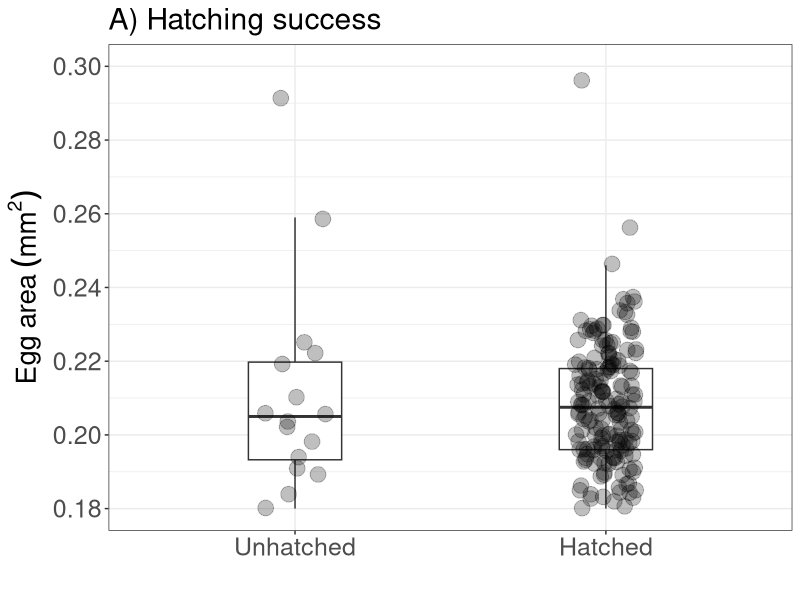
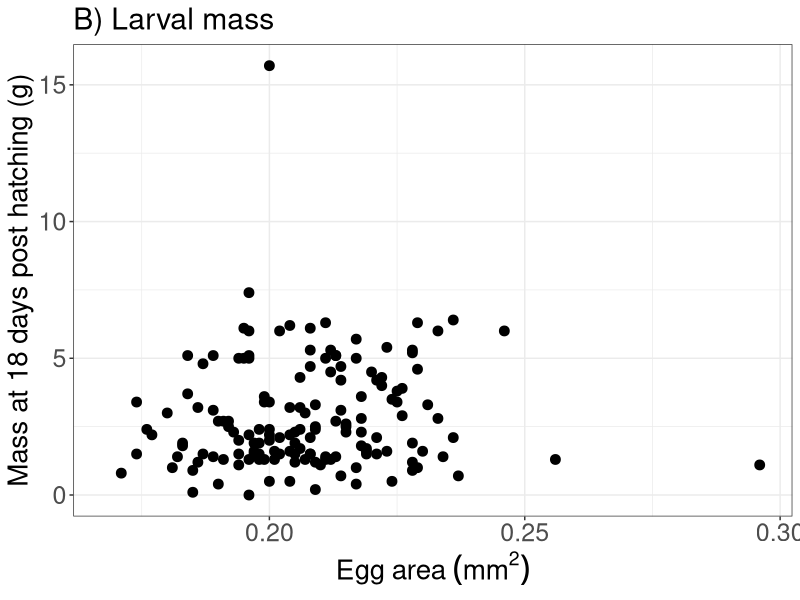
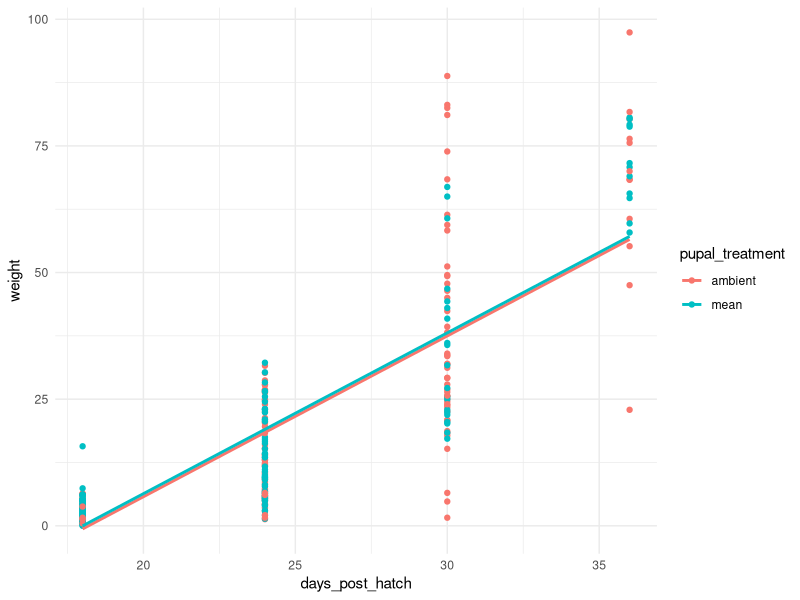
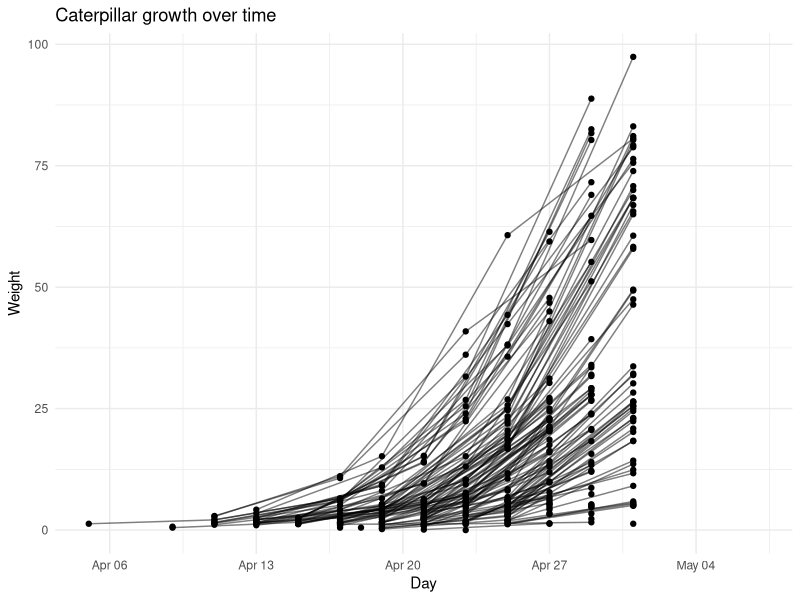
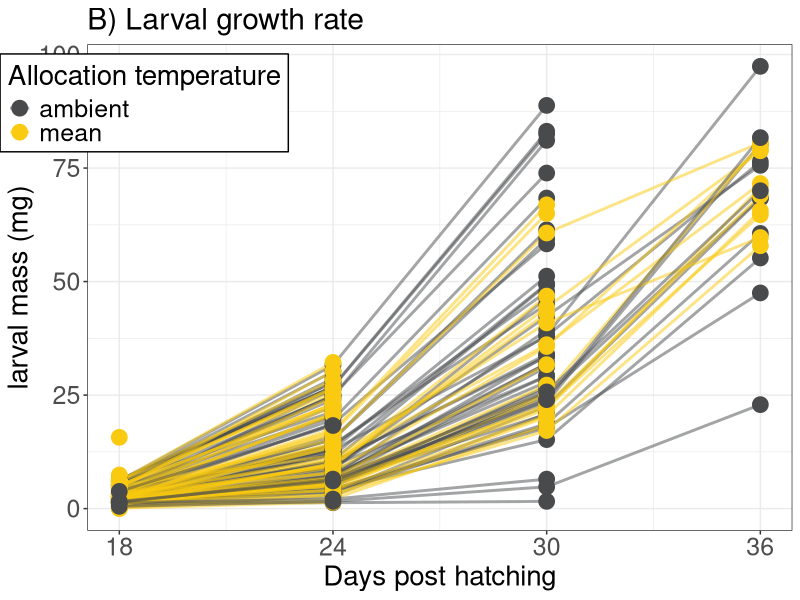
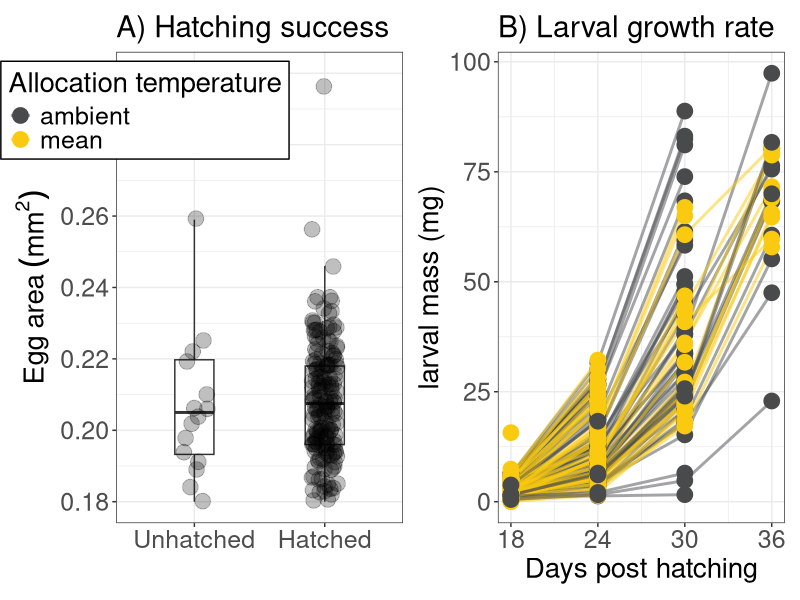

Generate these figures, in order, with R:
## ---- chunk 1
library(here)
library(tidyverse)
library(ggplot2)
library(lmerTest)
library(patchwork)
## ---- chunk 2
caterpillar_data <- read.csv(here("data", "clean data", "caterpillar_data.csv"))

#caterpillar_data <- caterpillar_data %>%
  #filter(!is.na(hatch_date)) 

caterpillar_data$pupal_treatment <- as.factor(caterpillar_data$pupal_treatment)
caterpillar_data$hatch_date <- as.Date(caterpillar_data$hatch_date)
caterpillar_data$weight_1 <- as.numeric(caterpillar_data$weight_1)
caterpillar_data$weight_2 <- as.numeric(caterpillar_data$weight_2)

#turn all weights into mg
caterpillar_data$weight_1 <- caterpillar_data$weight_1 * 1000
caterpillar_data$weight_2 <- caterpillar_data$weight_2 * 1000
caterpillar_data$weight3 <- caterpillar_data$weight3 * 1000
caterpillar_data$weight4 <- caterpillar_data$weight4 * 1000
caterpillar_data$weight_5 <- caterpillar_data$weight_5 * 1000

## ---- chunk 3

caterpillar_data <- caterpillar_data %>%
  filter(!is.na(hatched))
  
#how many caterpillars hatches overall
caterpillar_data %>%
  filter(hatched == 1)

hatching_plot <- ggplot(caterpillar_data, aes(x = factor(hatched, labels = c("Unhatched", "Hatched")), y = size_01)) +
  geom_boxplot(width = 0.3, outlier.shape = NA) +
  geom_jitter(width = 0.1, alpha = 0.25, size = 5) +
  #scale_colour_manual(values = temp_cols) +
  labs(x = "", y = expression(Egg~area~(mm^2)), title = "A) Hatching success", colour = "Allocation temperature") +
  theme_bw() +
  scale_y_continuous(
    breaks = seq(0.18, 0.30, by = 0.02),
    limits = c(0.18, 0.30)) +
    theme(
    text = element_text(size = 18),            # increases all text
    axis.title = element_text(size = 20),      # axis titles bigger
    axis.text = element_text(size = 18),       # axis tick labels bigger
    legend.text = element_text(size = 18),     # legend text bigger
    legend.title = element_text(size = 20),
    #legend.position = c(0.98, 0.9),   # top-right inside
  #legend.justification = c(1, 1),     # anchor legend box to its top-right corner
  #legend.background = element_rect(fill = "white", colour = "black")  # optional: improve visibility
    )

hatching_plot

#ggsave(
#  here("figures", "hatching success.png"),
#  plot = hatching_plot,
#  width = 10,
#  height = 5,
# dpi = 300
#)



## ---- chunk 4

caterpillar_size <- ggplot(caterpillar_data, aes(x = size_01, y = weight_1)) +
  geom_point(size = 3) +
  labs(y = "Mass at 18 days post hatching (g)", x = expression(Egg~area~(mm^2)), title = "B) Larval mass") +
  theme_bw() +
    theme(
    text = element_text(size = 18),            # increases all text
    axis.title = element_text(size = 20),      # axis titles bigger
    axis.text = element_text(size = 18),       # axis tick labels bigger
    legend.text = element_text(size = 18),     # legend text bigger
    legend.title = element_text(size = 20)
    )

caterpillar_size


## ---- chunk 5
#to plot the weight of each caterpillar over time, I need to turn the data into long format

names(caterpillar_data) <- names(caterpillar_data) %>%
  gsub("^weight([0-9]+)$", "weight_\\1", .)

long_data <- caterpillar_data %>%
  mutate(id = row_number()) %>%
  pivot_longer(
    cols = matches("^(weight|weighday)_\\d+$"),
    names_to = c(".value", "time"),
    names_pattern = "(weight|weighday)_(\\d+)"
  )

long_data$weighday <- as.Date(long_data$weighday)

long_data <- long_data %>%
  mutate(days_post_hatch = as.numeric(weighday - hatch_date)) %>%
  filter(!is.na("weight"))
## ---- chunk 6
ggplot(long_data, aes(days_post_hatch, weight, colour = pupal_treatment)) +
  geom_point() +
  geom_smooth(method = "lm", se = FALSE) +
  theme_minimal()

temp_cols <- c(
  ambient = "#484A4C",
  cool    = "#76C0CC",
  mean    = "#F9CA0F",
  warm    = "#E87A36",
  hot     = "#AF0808")




ggplot(long_data, aes(x = weighday, y = weight, group = id)) +
  geom_line(alpha = 0.5) +
  geom_point() +
  labs(x = "Day", y = "Weight", title = "Caterpillar growth over time") +
  theme_minimal()

growth_rate <- ggplot(long_data, aes(x = days_post_hatch, y = weight, group = id, colour = pupal_treatment)) +
  geom_line(alpha = 0.5, size = 1) +
  geom_point(size = 5) +
  scale_x_continuous(breaks = c(18, 24, 30, 36)) +
  labs(x = "Days post hatching", y = "larval mass (mg)",
       title = "B) Larval growth rate", colour = "Allocation temperature") +
  scale_color_manual(values = temp_cols) +
  theme_bw() +
    theme(
    text = element_text(size = 18),            # increases all text
    axis.title = element_text(size = 20),      # axis titles bigger
    axis.text = element_text(size = 18),       # axis tick labels bigger
    legend.text = element_text(size = 18),     # legend text bigger
    legend.title = element_text(size = 20),
    legend.position = c(0.98, 0.98),   # top-right inside
  legend.justification = c(2.7, 1),     # anchor legend box to its top-right corner
  legend.background = element_rect(fill = "white", colour = "black")  # optional: improve visibility
    )
growth_rate


caterpillar_plot <-  hatching_plot + growth_rate

ggsave(
  here("figures", "caterpillar plot.png"),
  plot = caterpillar_plot,
  width = 20,
  height = 10,
  dpi = 300
)
